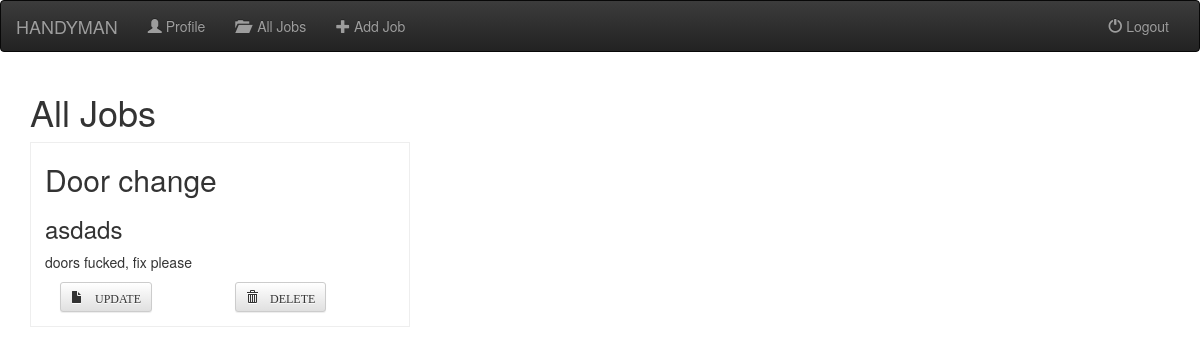
Page /job/ on the earlier database version.
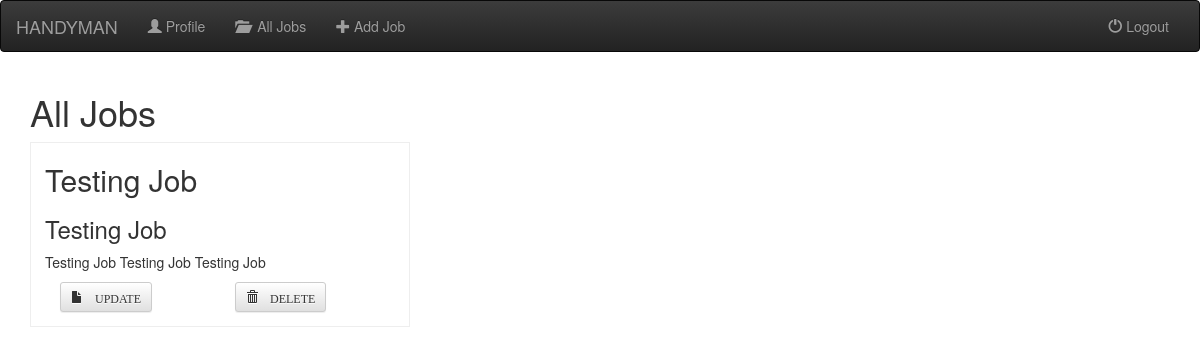
Same page on the later database version.
### job/models.py (models this page shows, shortened)
class Job(models.Model):
    title = models.CharField(max_length=250)
    description = models.TextField(max_length=2500)
    contact = models.TextField(max_length=100)
    location = models.TextField(max_length=500)
    image = models.FileField()

### job/views.py (the view)
class IndexView(generic.ListView):
    template_name = 'job/index.html'
    def get_queryset(self):
        return Job.objects.all()

### job/templates/job/index.html (shortened to what this page needs)
{% extends 'job/base.html' %}
{% block body %}
        <h1>All Jobs</h1>
        {% for job in object_list %}
        <div class="col-md-4 cards">
            <h2>{{ job.title }}</h2>
            <h3>{{ job.location }}</h3>
            <p>{{ job.description }}
            <div class="col-md-6">
               <form action="{%url 'job:job-update' job.id %}" method="GET">
                    <button type="submit" class="btn btn-default btn-sm">
                        <span class="glyphicon glyphicon-file">&nbsp;UPDATE</span>
                    </button>
                </form>
            </div>
            <div class="col-md-6">
                <form action="{% url 'job:job-delete' job.id %}" method="POST">
                    <button type="submit" class="btn btn-default btn-sm">
                        <span class="glyphicon glyphicon-trash">&nbsp;DELETE</span>
                    </button>
                </form>
            </div>
        </div>
        {% endfor %}
{% endblock %}

Differences in the rows shown:
removed Job: title "Door change", location "asdads", description "doors fucked, fix please"
added Job: title "Testing Job", location "Testing Job", description "Testing Job Testing Job Testing Job"
